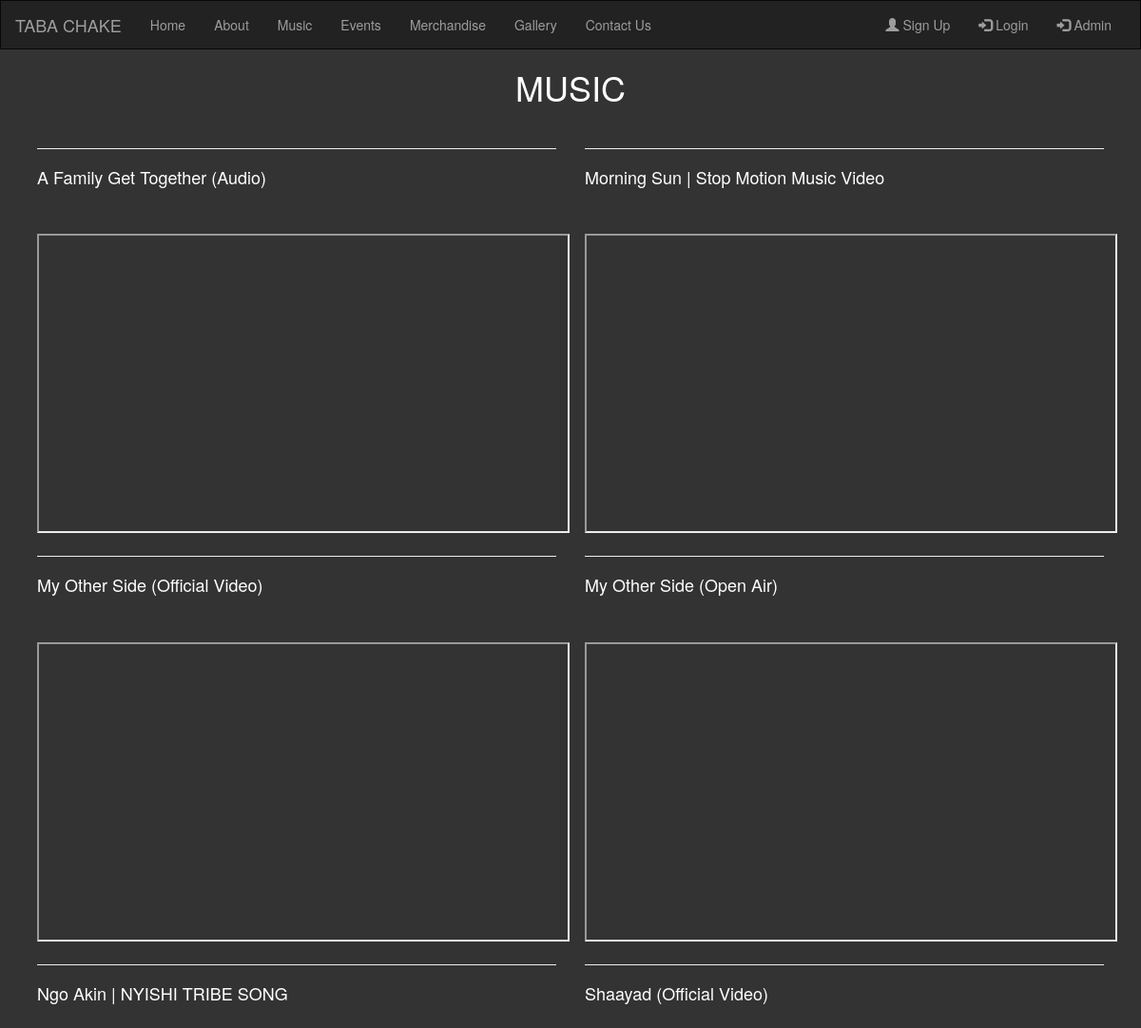
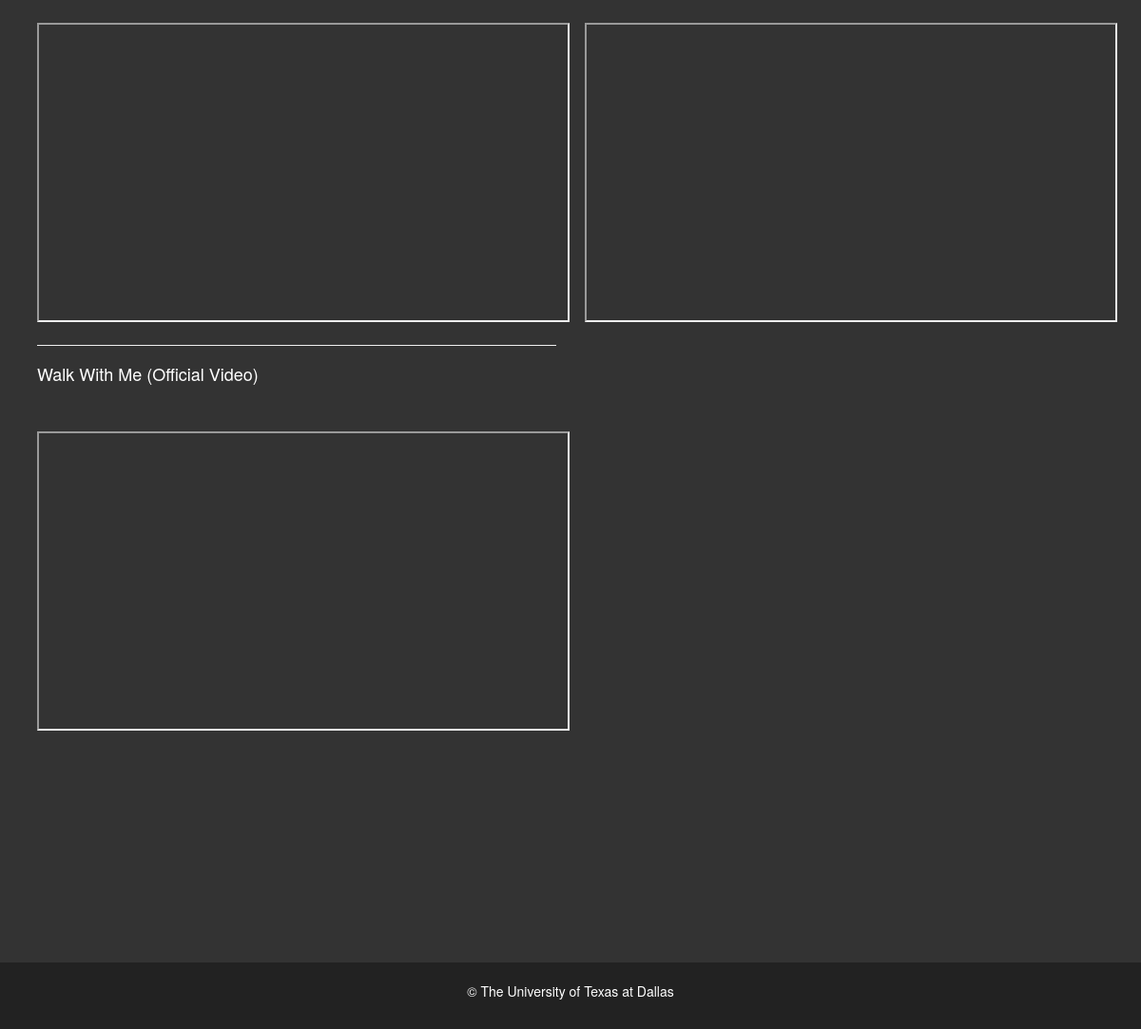
Screenshot of /ArtistPortfolio/music.php with the database file from the repository (2 pictures, top to bottom).
### tables this page shows
CREATE TABLE `videos` (
  `id` int(11) NOT NULL,
  `name` varchar(1000) NOT NULL,
  `youtubeid` varchar(20) NOT NULL
);

### ArtistPortfolio/music.php (the view, shortened to what this page needs)
<?php
include "header.php";
$connect = mysqli_connect('localhost', 'root', '', 'portfolio');
?>
        <h1 class="text-center">MUSIC</h1>
        <?php
        $query = 'SELECT id,name,youtubeid
            FROM videos
            ORDER BY name';
        $result = mysqli_query($connect, $query);
       ?>
       <div class="row" style="margin: 2%;">
       <?php
        while ($record = mysqli_fetch_assoc($result))
        {
            echo "<div class='col-sm-6'>";
            echo '<hr>';
            echo '<h4>'.$record['name'].'</h4>';
            echo '<br><br>';
            echo '<iframe width="560" height="315" src="https://www.youtube.com/embed/'.$record['youtubeid'].'?modestbranding=1"
                rameborder="0" allow="accelerometer; autoplay; clipboard-write; encrypted-media; gyroscope; picture-in-picture"
                allowfullscreen></iframe>';
            echo "</div>";
        }
        ?>
        </div>
        <?php
include "footer.php";
        ?>

### rows the page displays
videos: name "A Family Get Together (Audio)"
videos: name "Morning Sun | Stop Motion Music Video"
videos: name "My Other Side (Official Video)"
videos: name "My Other Side (Open Air)"
videos: name "Ngo Akin | NYISHI TRIBE SONG"
videos: name "Shaayad (Official Video)"
videos: name "Walk With Me (Official Video)"
